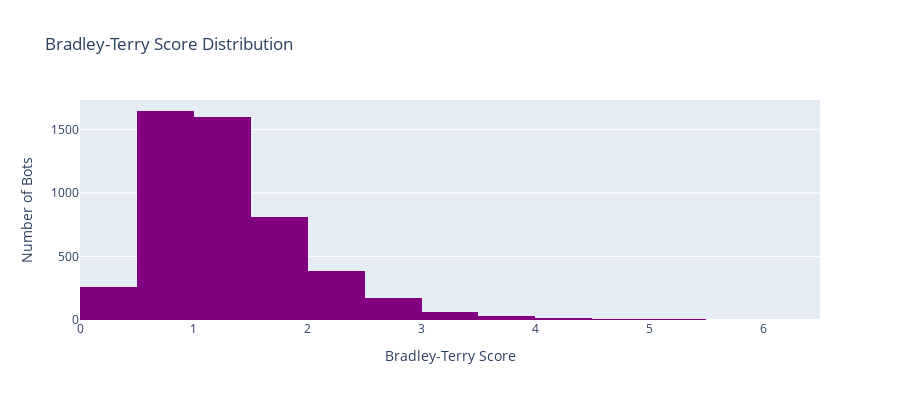

The cell this chart's notebook holds for it:
### Code cell
# Bradley-Terry score distribution
fig = go.Figure()

fig.add_trace(
    go.Histogram(
        x=bt_df["bt_score"],
        nbinsx=30,
        name="BT Score Distribution",
        marker_color="purple",
    )
)

fig.update_layout(
    title="Bradley-Terry Score Distribution",
    xaxis_title="Bradley-Terry Score",
    yaxis_title="Number of Bots",
    height=400,
)
fig.show()

### Figure 1 — Plotly figure (JSON) as saved in the notebook; plotly's stock layout.template omitted (floating-point values rounded to 4 significant figures; data arrays with more than 128 entries replaced by an {"elided": "..."} marker saying what was removed)
{"data": [{"marker": {"color": "purple"}, "name": "BT Score Distribution", "nbinsx": 30, "type": "histogram", "x": {"elided": "5001 float values"}}], "layout": {"height": 400, "title": {"text": "Bradley-Terry Score Distribution"}, "xaxis": {"title": {"text": "Bradley-Terry Score"}}, "yaxis": {"title": {"text": "Number of Bots"}}}}
